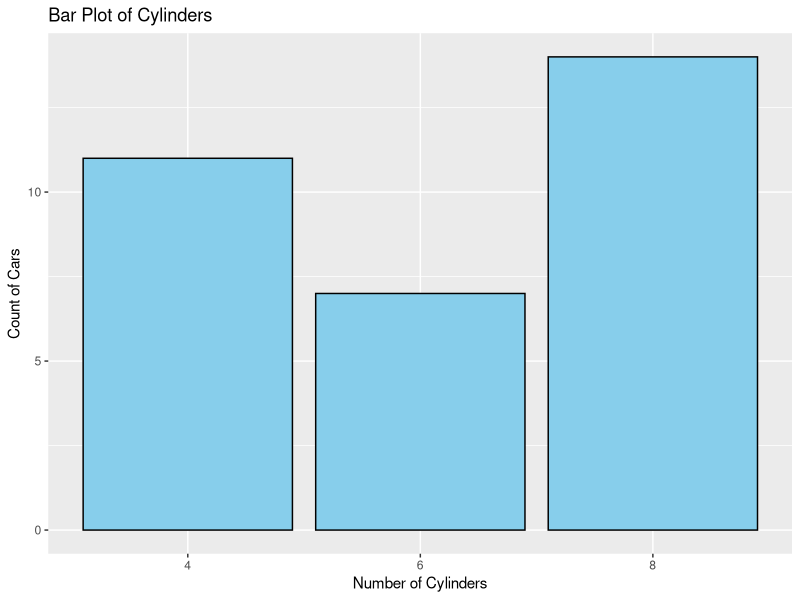

Generate this figure with R:
{ 
    
  install.packages("ggplot2") 
  
   library(ggplot2) 
  
  
  ggplot(data = mtcars, aes(x = factor(cyl))) +   geom_bar(fill = "skyblue", color = "black") + 
  labs(title = "Bar Plot of Cylinders", x = "Number of Cylinders",y = "Count of Cars") 
} 
